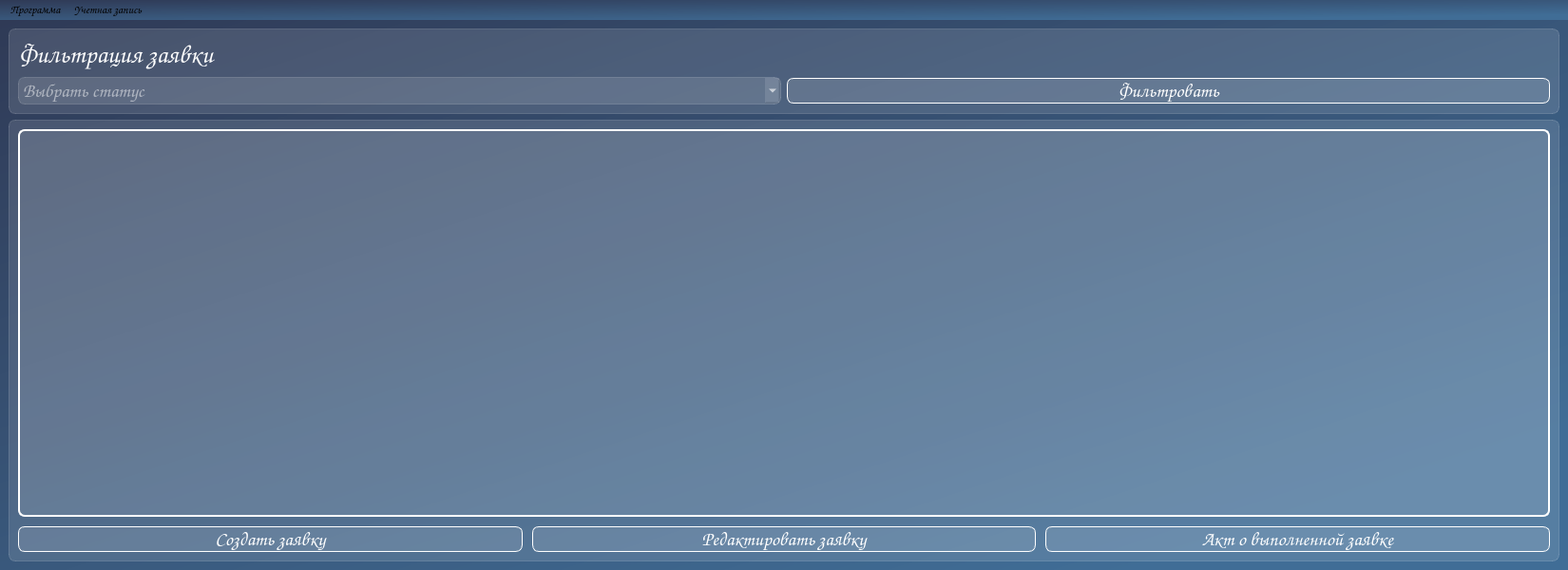
<?xml version="1.0" encoding="UTF-8"?>
<ui version="4.0">
 <class>MainWindow</class>
 <widget class="QMainWindow" name="MainWindow">
  <property name="geometry">
   <rect>
    <x>0</x>
    <y>0</y>
    <width>1650</width>
    <height>600</height>
   </rect>
  </property>
  <property name="minimumSize">
   <size>
    <width>850</width>
    <height>600</height>
   </size>
  </property>
  <property name="cursor">
   <cursorShape>ArrowCursor</cursorShape>
  </property>
  <property name="windowTitle">
   <string>Application project</string>
  </property>
  <property name="styleSheet">
   <string notr="true">background-color: qlineargradient(spread:pad, x1:0, y1:0, x2:0.840909, y2:0.881, stop:0 rgba(47, 58, 86, 255), stop:1 rgba(64, 109, 150, 255));
font-family: Comic Sans MS;</string>
  </property>
  <widget class="QWidget" name="centralwidget">
   <layout class="QVBoxLayout" name="verticalLayout_3">
    <item>
     <widget class="QFrame" name="filtrationFrame">
      <property name="styleSheet">
       <string notr="true">background-color: rgba(255,255,255, 30);
border: 1px solid rgba(255,255,255,40);
border-radius: 7px;</string>
      </property>
      <layout class="QVBoxLayout" name="verticalLayout">
       <item>
        <widget class="QLabel" name="label">
         <property name="styleSheet">
          <string notr="true">color: white;
font-weight: bold;
font-size: 20pt;
background-color: none;
border: none;</string>
         </property>
         <property name="text">
          <string>Фильтрация заявки</string>
         </property>
        </widget>
       </item>
       <item>
        <layout class="QHBoxLayout" name="horizontalLayout_2">
         <property name="spacing">
          <number>6</number>
         </property>
         <property name="sizeConstraint">
          <enum>QLayout::SetDefaultConstraint</enum>
         </property>
         <item>
          <widget class="QComboBox" name="filtrationComboBox">
           <property name="styleSheet">
            <string notr="true">color: white;
font-size: 15pt;</string>
           </property>
           <property name="placeholderText">
            <string>Выбрать статус</string>
           </property>
           <item>
            <property name="text">
             <string>Новая</string>
            </property>
           </item>
           <item>
            <property name="text">
             <string>В работе</string>
            </property>
           </item>
           <item>
            <property name="text">
             <string>Выполнена</string>
            </property>
           </item>
           <item>
            <property name="text">
             <string>Закрыта</string>
            </property>
           </item>
           <item>
            <property name="text">
             <string>Все</string>
            </property>
           </item>
          </widget>
         </item>
         <item>
          <widget class="QPushButton" name="filtrationButton">
           <property name="styleSheet">
            <string notr="true">QPushButton {
color: white;
border-radius: 7px;
font-weight: bold;
border-color: white;
font-size: 15pt;
}
QPushButton:hover{
color: rgb(141, 170, 255);
}
QPushButton:pressed{
background-color: rgdargba(255, 255, 255, 70);
}</string>
           </property>
           <property name="text">
            <string>Фильтровать</string>
           </property>
          </widget>
         </item>
        </layout>
       </item>
      </layout>
     </widget>
    </item>
    <item>
     <widget class="QFrame" name="tableFrame">
      <property name="styleSheet">
       <string notr="true">background-color: rgba(255,255,255, 30);
border: 1px solid rgba(255,255,255,40);
border-radius: 7px;</string>
      </property>
      <layout class="QVBoxLayout" name="verticalLayout_2">
       <property name="spacing">
        <number>10</number>
       </property>
       <item>
        <widget class="QTableView" name="tableView">
         <property name="contextMenuPolicy">
          <enum>Qt::CustomContextMenu</enum>
         </property>
         <property name="styleSheet">
          <string notr="true">QTableView{
color: white;
border: 2px solid rgda(255, 255, 255, 30);
border-bottom-right-radius: 7px;
border-bottom-left-radius: 7px;
gridline-color:white;
border: 2px solid white;
font-family: Arial;
font-size: 14pt;
}

QHeaderView {
background-color: lightgray;
color: black;
font-size: 16px;
font-family: Arial;
}

QTableView::item:selected{
border: none;
color: rgda(255,255,255);
background-color: rgda(255,255,255,50);
}</string>
         </property>
         <property name="verticalScrollBarPolicy">
          <enum>Qt::ScrollBarAlwaysOff</enum>
         </property>
         <property name="horizontalScrollBarPolicy">
          <enum>Qt::ScrollBarAsNeeded</enum>
         </property>
         <property name="sizeAdjustPolicy">
          <enum>QAbstractScrollArea::AdjustToContents</enum>
         </property>
         <property name="selectionBehavior">
          <enum>QAbstractItemView::SelectRows</enum>
         </property>
         <property name="verticalScrollMode">
          <enum>QAbstractItemView::ScrollPerPixel</enum>
         </property>
         <property name="showGrid">
          <bool>true</bool>
         </property>
         <property name="sortingEnabled">
          <bool>true</bool>
         </property>
         <attribute name="horizontalHeaderCascadingSectionResizes">
          <bool>true</bool>
         </attribute>
         <attribute name="verticalHeaderCascadingSectionResizes">
          <bool>false</bool>
         </attribute>
        </widget>
       </item>
       <item>
        <layout class="QHBoxLayout" name="horizontalLayout">
         <item>
          <widget class="QPushButton" name="createApplicationButton">
           <property name="styleSheet">
            <string notr="true">QPushButton {
color: white;
border-radius: 7px;
font-weight: bold;
border-color: white;
font-size: 15pt;
}
QPushButton:hover{
color: rgb(141, 170, 255);
}
QPushButton:pressed{
background-color: rgdargba(255, 255, 255, 70);
}</string>
           </property>
           <property name="text">
            <string>Создать заявку</string>
           </property>
          </widget>
         </item>
         <item>
          <widget class="QPushButton" name="editApplicationButton">
           <property name="styleSheet">
            <string notr="true">QPushButton {
color: white;
border-radius: 7px;
font-weight: bold;
border-color: white;
font-size: 15pt;
}
QPushButton:hover{
color: rgb(141, 170, 255);
}
QPushButton:pressed{
background-color: rgdargba(255, 255, 255, 70);
}</string>
           </property>
           <property name="text">
            <string>Редактировать заявку</string>
           </property>
          </widget>
         </item>
         <item>
          <widget class="QPushButton" name="workReportButton">
           <property name="styleSheet">
            <string notr="true">QPushButton {
color: white;
border-radius: 7px;
font-weight: bold;
border-color: white;
font-size: 15pt;
}
QPushButton:hover{
color: rgb(141, 170, 255);
}
QPushButton:pressed{
background-color: rgdargba(255, 255, 255, 70);
}</string>
           </property>
           <property name="text">
            <string>Акт о выполненной заявке</string>
           </property>
           <property name="autoDefault">
            <bool>false</bool>
           </property>
          </widget>
         </item>
        </layout>
       </item>
      </layout>
     </widget>
    </item>
   </layout>
  </widget>
  <widget class="QMenuBar" name="menuBar">
   <property name="geometry">
    <rect>
     <x>0</x>
     <y>0</y>
     <width>1650</width>
     <height>23</height>
    </rect>
   </property>
   <widget class="QMenu" name="program_menu">
    <property name="title">
     <string>Программа</string>
    </property>
    <widget class="QMenu" name="help_menu">
     <property name="title">
      <string>Справка</string>
     </property>
     <addaction name="about_as_action"/>
    </widget>
    <addaction name="help_menu"/>
   </widget>
   <widget class="QMenu" name="menu">
    <property name="title">
     <string>Учетная запись</string>
    </property>
    <addaction name="logout_action"/>
   </widget>
   <addaction name="program_menu"/>
   <addaction name="menu"/>
  </widget>
  <action name="about_as_action">
   <property name="text">
    <string>О программе</string>
   </property>
  </action>
  <action name="logout_action">
   <property name="text">
    <string>Выйти из учетной записи</string>
   </property>
  </action>
 </widget>
 <resources>
  <include location="res-rs.qrc"/>
 </resources>
 <connections/>
</ui>
